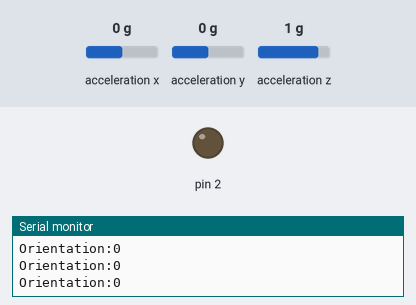
Recording of a sketch running on a simulated Arduino Uno, built with avr-gcc and run on an emulated ATmega328P. On the bench: output pins drawn as LEDs (lit = HIGH), the last lines printed to the serial monitor. The test bench sets the inputs (shaded band); at power-on: acceleration y 0 g, acceleration x 0 g, acceleration z 1 g.

Above: at 1.2 s.
1.3 s: acceleration y set to 0.9 g
2.8 s: acceleration y set to 1.2 g
At 3.6 s:
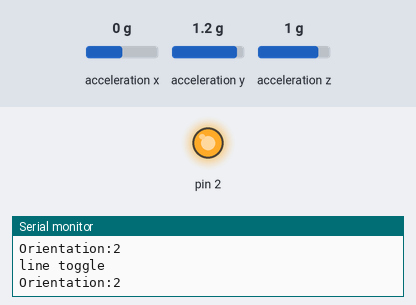
Timing chart, 0 to 5.8 s (numbered marks = the images above; inputs shaded):
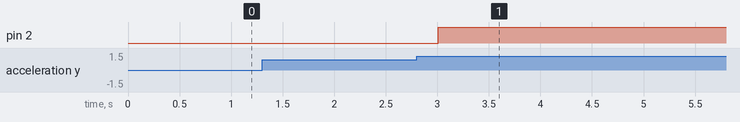

The sketch:

Force_Glove_Firmware.ino
```cpp
/*
 *  File Name: Force_Glove_Firmware.ino
 *
 *  Application: Force Glove Light Activation
 *
 *  Description: This code is for the DFRobot CurieNano device.  This
 *  will trigger MQTT responses to activate and deactivate smart plugs.
 *
 *  Author: M. Sperry - http://www.youtube.com/misperry
 *  Date: 06/10/2018
 *  Revision: 1.0
 *
 *
 */
#include <Wire.h>
#include <DFRobot_QMC5883.h>
#include "CurieIMU.h"
#include "Filter.h"

int lastOrientation = - 1; // previous orientation (for comparison)

int orientationCount = 0;

bool orientationSet = false;


DFRobot_QMC5883 compass;

void setup()
{
  Serial.begin(115200);

  pinMode(2,OUTPUT);
  digitalWrite(3,LOW);


  // initialize device
  Serial.println("Initializing IMU device...");
  CurieIMU.begin();

  // Set the accelerometer range to 2G
  CurieIMU.setAccelerometerRange(2);

}

void loop()
{
  int orientation = - 1;   // the board's orientation
  String orientationString; // string for printing description of orientation

  // read accelerometer:
  int x = CurieIMU.readAccelerometer(X_AXIS);
  int y = CurieIMU.readAccelerometer(Y_AXIS);
  int z = CurieIMU.readAccelerometer(Z_AXIS);

  // calculate the absolute values, to determine the largest
  int absX = abs(x);
  int absY = abs(y);
  int absZ = abs(z);

  //check accelerometers to see what orientation the device is in
  if ( (absZ > absX) && (absZ > absY)) {
    // base orientation on Z
    if (z > 0) {
      orientationString = "up";
      orientation = 0;
    } else {
      orientationString = "down";
      orientation = 1;
    }
  } else if ( (absY > absX) && (absY > absZ)) {
    // base orientation on Y
    if (y > 0) {
      orientationString = "digital pins up";
      orientation = 2;
    } else {
      orientationString = "analog pins up";
      orientation = 3;
    }
  } else {
    // base orientation on X
    if (x < 0) {
      orientationString = "connector up";
      orientation = 4;
    } else {
      orientationString = "connector down";
      orientation = 5;
    }
  }

  // if the orientation has changed, print out a description:
  if (orientation != lastOrientation) {
    Serial.println(orientationString);
    lastOrientation = orientation;
  }

  Serial.print("Orientation:");
  Serial.println(orientation);

  //check to see if it is the correct orientation to
  //activate the pin for the ESP8266
  if (orientation == 2 && orientationSet == false)
  {
    digitalWrite(2,HIGH);
    Serial.println("line toggle");
    orientationSet = true;
  }
  else if (orientation == 1 && orientationSet == true)
  {
    orientationSet = false;
    Serial.println("Line Clear");
    digitalWrite(2,LOW);
  }
    delay(300);
}
```

Measured:
- the behaviour switches between 1 and 1.1 g on acceleration y (found by bisection; images 0 and 1)
- after the input at 2.8 s, pin 2: LOW → HIGH after 0.21 s
